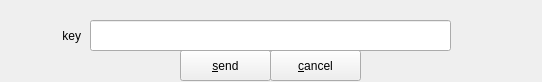
<?xml version="1.0" encoding="UTF-8"?>
<ui version="4.0">
 <class>MainWindow</class>
 <widget class="QWidget" name="MainWindow">
  <property name="geometry">
   <rect>
    <x>0</x>
    <y>0</y>
    <width>542</width>
    <height>82</height>
   </rect>
  </property>
  <property name="windowTitle">
   <string>send a key to unlock a volume</string>
  </property>
  <widget class="QWidget" name="centralWidget" native="true">
   <property name="geometry">
    <rect>
     <x>0</x>
     <y>0</y>
     <width>541</width>
     <height>81</height>
    </rect>
   </property>
   <widget class="QPushButton" name="pbOpen">
    <property name="geometry">
     <rect>
      <x>180</x>
      <y>50</y>
      <width>91</width>
      <height>31</height>
     </rect>
    </property>
    <property name="text">
     <string>&amp;send</string>
    </property>
   </widget>
   <widget class="QPushButton" name="pbCancel">
    <property name="geometry">
     <rect>
      <x>270</x>
      <y>50</y>
      <width>91</width>
      <height>31</height>
     </rect>
    </property>
    <property name="text">
     <string>&amp;cancel</string>
    </property>
   </widget>
   <widget class="QLabel" name="label_2">
    <property name="geometry">
     <rect>
      <x>0</x>
      <y>20</y>
      <width>81</width>
      <height>31</height>
     </rect>
    </property>
    <property name="text">
     <string>key</string>
    </property>
    <property name="alignment">
     <set>Qt::AlignRight|Qt::AlignTrailing|Qt::AlignVCenter</set>
    </property>
   </widget>
   <widget class="QLineEdit" name="lineEditKey">
    <property name="geometry">
     <rect>
      <x>90</x>
      <y>20</y>
      <width>361</width>
      <height>31</height>
     </rect>
    </property>
   </widget>
  </widget>
  <widget class="QToolBar" name="mainToolBar">
   <property name="geometry">
    <rect>
     <x>0</x>
     <y>0</y>
     <width>0</width>
     <height>6</height>
    </rect>
   </property>
  </widget>
 </widget>
 <layoutdefault spacing="6" margin="11"/>
 <tabstops>
  <tabstop>lineEditKey</tabstop>
  <tabstop>pbOpen</tabstop>
  <tabstop>pbCancel</tabstop>
 </tabstops>
 <resources/>
 <connections/>
</ui>
